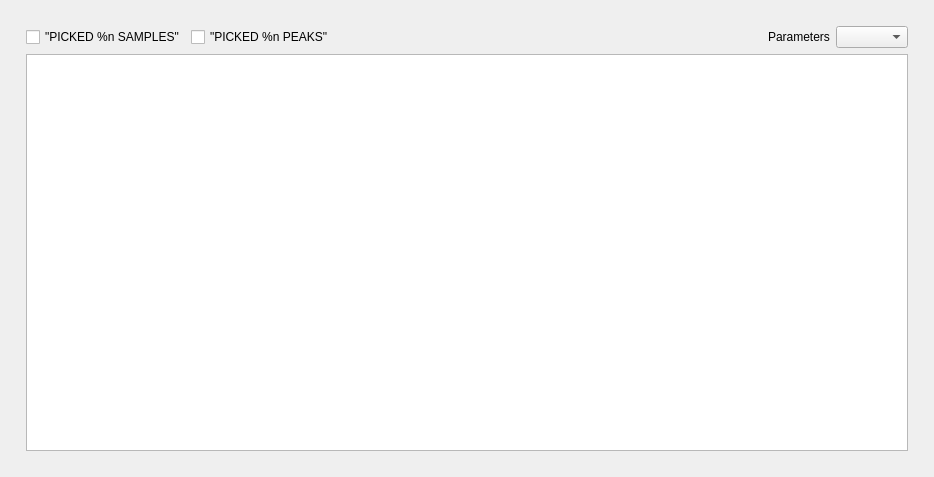
<?xml version="1.0" encoding="UTF-8"?>
<ui version="4.0">
 <class>ParameterTableView</class>
 <widget class="QWidget" name="ParameterTableView">
  <property name="geometry">
   <rect>
    <x>0</x>
    <y>0</y>
    <width>934</width>
    <height>477</height>
   </rect>
  </property>
  <property name="windowTitle">
   <string>Form</string>
  </property>
  <layout class="QVBoxLayout" name="verticalLayout">
   <property name="spacing">
    <number>0</number>
   </property>
   <property name="leftMargin">
    <number>0</number>
   </property>
   <property name="topMargin">
    <number>0</number>
   </property>
   <property name="rightMargin">
    <number>0</number>
   </property>
   <property name="bottomMargin">
    <number>0</number>
   </property>
   <item>
    <widget class="QWidget" name="widgetWhiteBase" native="true">
     <layout class="QVBoxLayout" name="verticalLayout_2">
      <property name="spacing">
       <number>6</number>
      </property>
      <property name="leftMargin">
       <number>26</number>
      </property>
      <property name="topMargin">
       <number>26</number>
      </property>
      <property name="rightMargin">
       <number>26</number>
      </property>
      <property name="bottomMargin">
       <number>26</number>
      </property>
      <item>
       <layout class="QHBoxLayout" name="horizontalLayout">
        <item>
         <widget class="CustomCheckBox" name="SampleCheckBox">
          <property name="text">
           <string>&quot;PICKED %n SAMPLES&quot;</string>
          </property>
         </widget>
        </item>
        <item>
         <widget class="CustomCheckBox" name="PeakCheckBox">
          <property name="text">
           <string>&quot;PICKED %n PEAKS&quot;</string>
          </property>
         </widget>
        </item>
        <item>
         <spacer name="horizontalSpacer">
          <property name="orientation">
           <enum>Qt::Horizontal</enum>
          </property>
          <property name="sizeHint" stdset="0">
           <size>
            <width>40</width>
            <height>20</height>
           </size>
          </property>
         </spacer>
        </item>
        <item>
         <widget class="QLabel" name="ParametersLabel">
          <property name="text">
           <string>Parameters</string>
          </property>
         </widget>
        </item>
        <item>
         <widget class="QComboBox" name="ParametersComboBox">
          <property name="sizeAdjustPolicy">
           <enum>QComboBox::AdjustToContents</enum>
          </property>
         </widget>
        </item>
       </layout>
      </item>
      <item>
       <widget class="Control::EventTableView" name="tableView"/>
      </item>
     </layout>
    </widget>
   </item>
  </layout>
 </widget>
 <customwidgets>
  <customwidget>
   <class>CustomCheckBox</class>
   <extends>QCheckBox</extends>
   <header>ui/controls/customcheckbox.h</header>
   <container>1</container>
  </customwidget>
  <customwidget>
   <class>Control::EventTableView</class>
   <extends>QTableView</extends>
   <header>ui/itemviews/event_table_view.h</header>
   <container>1</container>
  </customwidget>
 </customwidgets>
 <resources/>
 <connections/>
</ui>
